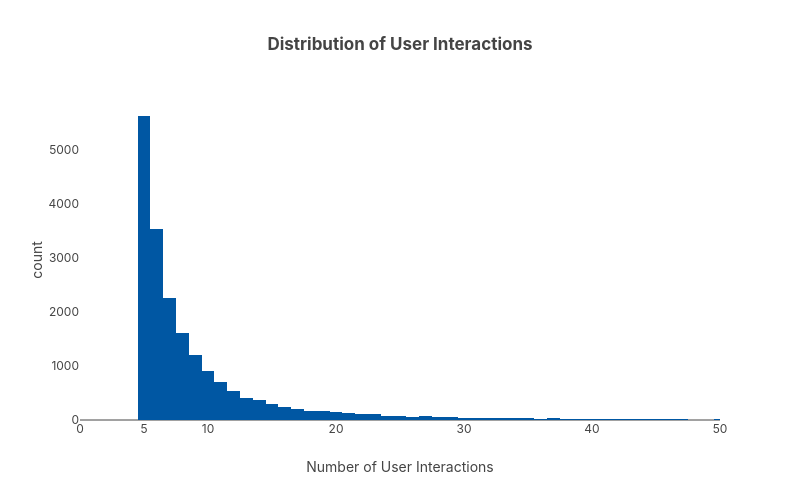

Notebook code cell kept with this figure:
### Markdown cell above
# Sample data

### Code cell
def _generate_x_labels(x: int):
    return [0, x, x*2, x*4, x*6, x*8, x*10]

tick_array = _generate_x_labels(cfg.sample.min_user_interactions)

fig = px.histogram(
    train_sample_df.groupby(cfg.data.user_col).size(),
    title="Distribution of User Interactions",
    width=800,
    height=500
)

fig.update_xaxes(
    tickmode='array',
    tickvals=tick_array,
    title="Number of User Interactions",
    range=[tick_array[0], tick_array[-1]]
)

fig.show()

### Figure 1 — Plotly figure (JSON) as saved in the notebook; plotly's stock layout.template omitted (floating-point values rounded to 4 significant figures; data arrays with more than 128 entries replaced by an {"elided": "..."} marker saying what was removed)
{"data": [{"alignmentgroup": "True", "bingroup": "x", "hovertemplate": "variable=0<br>value=%{x}<br>count=%{y}<extra></extra>", "legendgroup": "0", "marker": {"color": "#0057a3", "pattern": {"shape": ""}}, "name": "0", "offsetgroup": "0", "orientation": "v", "showlegend": true, "type": "histogram", "x": {"elided": "19734 int values"}, "xaxis": "x", "yaxis": "y"}], "layout": {"barmode": "relative", "height": 500, "legend": {"title": {"text": "variable"}, "tracegroupgap": 0}, "title": {"text": "Distribution of User Interactions"}, "width": 800, "xaxis": {"anchor": "y", "domain": [0, 1], "range": [0, 50], "tickmode": "array", "tickvals": [0, 5, 10, 20, 30, 40, 50], "title": {"text": "Number of User Interactions"}}, "yaxis": {"anchor": "x", "domain": [0, 1], "title": {"text": "count"}}}}
